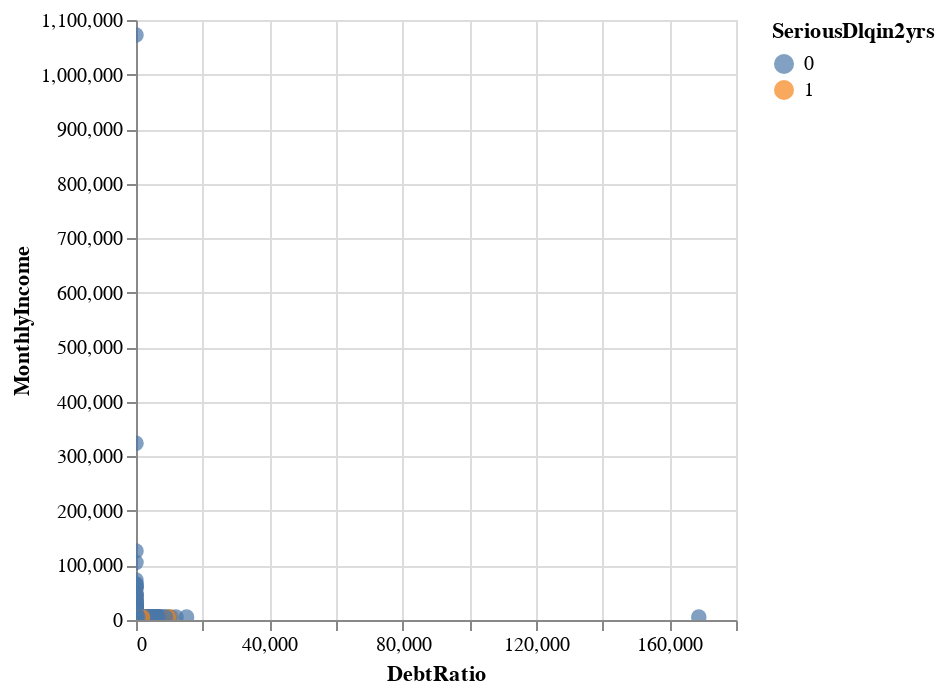

Source (notebook cell):
### Code cell
# 7. Altair Interactive Scatterplot
alt_chart = alt.Chart(df.sample(5000)).mark_circle(size=60).encode(
    x='DebtRatio',
    y='MonthlyIncome',
    color='SeriousDlqin2yrs:N',
    tooltip=['age', 'NumberOfDependents']
).interactive()
alt_chart.show()

### Figure 1 — Vega-Lite specification as saved in the notebook (floating-point values rounded to 4 significant figures; data arrays with more than 128 entries replaced by an {"elided": "..."} marker saying what was removed)
{"config": {"view": {"continuousWidth": 300, "continuousHeight": 300}}, "data": {"name": "data-5feffda2fa0a3d01d58a497ba0dbba4f"}, "mark": {"type": "circle", "size": 60}, "encoding": {"color": {"field": "SeriousDlqin2yrs", "type": "nominal"}, "tooltip": [{"field": "age", "type": "quantitative"}, {"field": "NumberOfDependents", "type": "quantitative"}], "x": {"field": "DebtRatio", "type": "quantitative"}, "y": {"field": "MonthlyIncome", "type": "quantitative"}}, "params": [{"name": "param_1", "select": {"type": "interval", "encodings": ["x", "y"]}, "bind": "scales"}], "$schema": "https://vega.github.io/schema/vega-lite/v5.20.1.json", "datasets": {"data-5feffda2fa0a3d01d58a497ba0dbba4f": {"elided": "5000 records"}}}
